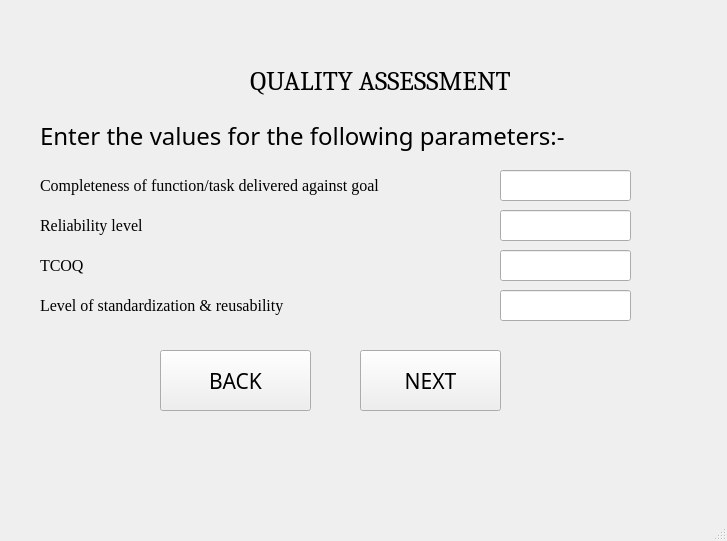
<?xml version="1.0" encoding="UTF-8"?>
<ui version="4.0">
 <class>MainWindow</class>
 <widget class="QMainWindow" name="MainWindow">
  <property name="geometry">
   <rect>
    <x>0</x>
    <y>0</y>
    <width>727</width>
    <height>541</height>
   </rect>
  </property>
  <property name="windowTitle">
   <string>MainWindow</string>
  </property>
  <widget class="QWidget" name="centralwidget">
   <widget class="QLabel" name="label_10">
    <property name="geometry">
     <rect>
      <x>220</x>
      <y>60</y>
      <width>321</width>
      <height>41</height>
     </rect>
    </property>
    <property name="font">
     <font>
      <family>Cambria</family>
      <pointsize>20</pointsize>
     </font>
    </property>
    <property name="text">
     <string>QUALITY ASSESSMENT</string>
    </property>
    <property name="alignment">
     <set>Qt::AlignCenter</set>
    </property>
   </widget>
   <widget class="QLabel" name="label">
    <property name="geometry">
     <rect>
      <x>40</x>
      <y>110</y>
      <width>601</width>
      <height>51</height>
     </rect>
    </property>
    <property name="font">
     <font>
      <family>Corbel</family>
      <pointsize>18</pointsize>
     </font>
    </property>
    <property name="text">
     <string>Enter the values for the following parameters:- </string>
    </property>
    <property name="alignment">
     <set>Qt::AlignLeading|Qt::AlignLeft|Qt::AlignVCenter</set>
    </property>
   </widget>
   <widget class="QLabel" name="label_2">
    <property name="geometry">
     <rect>
      <x>40</x>
      <y>170</y>
      <width>451</width>
      <height>31</height>
     </rect>
    </property>
    <property name="font">
     <font>
      <family>Georgia</family>
      <pointsize>12</pointsize>
     </font>
    </property>
    <property name="text">
     <string>Completeness of function/task delivered against goal</string>
    </property>
   </widget>
   <widget class="QLabel" name="label_3">
    <property name="geometry">
     <rect>
      <x>40</x>
      <y>210</y>
      <width>441</width>
      <height>31</height>
     </rect>
    </property>
    <property name="font">
     <font>
      <family>Georgia</family>
      <pointsize>12</pointsize>
     </font>
    </property>
    <property name="text">
     <string>Reliability level</string>
    </property>
   </widget>
   <widget class="QLabel" name="label_4">
    <property name="geometry">
     <rect>
      <x>40</x>
      <y>250</y>
      <width>441</width>
      <height>31</height>
     </rect>
    </property>
    <property name="font">
     <font>
      <family>Georgia</family>
      <pointsize>12</pointsize>
     </font>
    </property>
    <property name="text">
     <string>TCOQ</string>
    </property>
   </widget>
   <widget class="QLabel" name="label_5">
    <property name="geometry">
     <rect>
      <x>40</x>
      <y>290</y>
      <width>441</width>
      <height>31</height>
     </rect>
    </property>
    <property name="font">
     <font>
      <family>Georgia</family>
      <pointsize>12</pointsize>
     </font>
    </property>
    <property name="text">
     <string>Level of standardization &amp; reusability</string>
    </property>
   </widget>
   <widget class="QLineEdit" name="paramA">
    <property name="geometry">
     <rect>
      <x>500</x>
      <y>170</y>
      <width>131</width>
      <height>31</height>
     </rect>
    </property>
    <property name="font">
     <font>
      <family>Times New Roman</family>
      <pointsize>12</pointsize>
     </font>
    </property>
   </widget>
   <widget class="QLineEdit" name="paramB">
    <property name="geometry">
     <rect>
      <x>500</x>
      <y>210</y>
      <width>131</width>
      <height>31</height>
     </rect>
    </property>
    <property name="font">
     <font>
      <family>Times New Roman</family>
      <pointsize>12</pointsize>
     </font>
    </property>
   </widget>
   <widget class="QLineEdit" name="paramC">
    <property name="geometry">
     <rect>
      <x>500</x>
      <y>250</y>
      <width>131</width>
      <height>31</height>
     </rect>
    </property>
    <property name="font">
     <font>
      <family>Times New Roman</family>
      <pointsize>12</pointsize>
     </font>
    </property>
   </widget>
   <widget class="QLineEdit" name="paramD">
    <property name="geometry">
     <rect>
      <x>500</x>
      <y>290</y>
      <width>131</width>
      <height>31</height>
     </rect>
    </property>
    <property name="font">
     <font>
      <family>Times New Roman</family>
      <pointsize>12</pointsize>
     </font>
    </property>
   </widget>
   <widget class="QPushButton" name="nextButton">
    <property name="geometry">
     <rect>
      <x>360</x>
      <y>350</y>
      <width>141</width>
      <height>61</height>
     </rect>
    </property>
    <property name="font">
     <font>
      <family>Corbel Light</family>
      <pointsize>16</pointsize>
     </font>
    </property>
    <property name="text">
     <string>NEXT</string>
    </property>
   </widget>
   <widget class="QPushButton" name="backButton">
    <property name="geometry">
     <rect>
      <x>160</x>
      <y>350</y>
      <width>151</width>
      <height>61</height>
     </rect>
    </property>
    <property name="font">
     <font>
      <family>Corbel Light</family>
      <pointsize>16</pointsize>
     </font>
    </property>
    <property name="text">
     <string>BACK</string>
    </property>
   </widget>
  </widget>
  <widget class="QMenuBar" name="menubar">
   <property name="geometry">
    <rect>
     <x>0</x>
     <y>0</y>
     <width>727</width>
     <height>21</height>
    </rect>
   </property>
  </widget>
  <widget class="QStatusBar" name="statusbar"/>
 </widget>
 <resources/>
 <connections/>
</ui>
